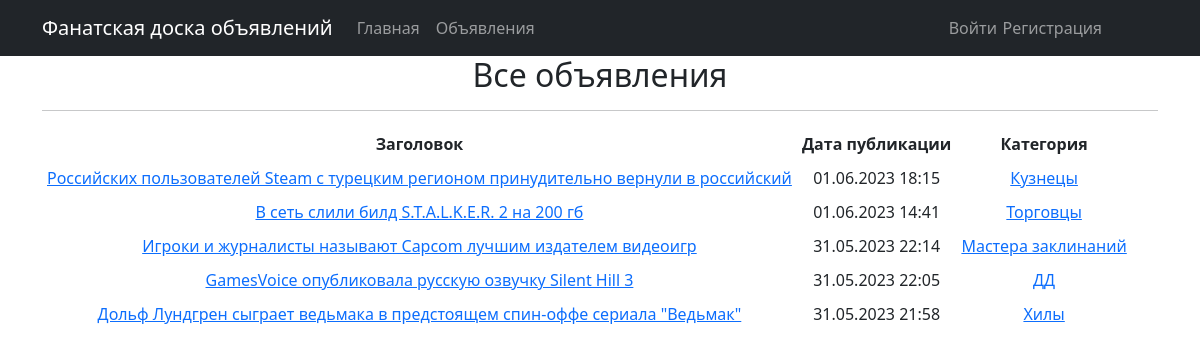
The page /ads/ on the database as committed earlier.
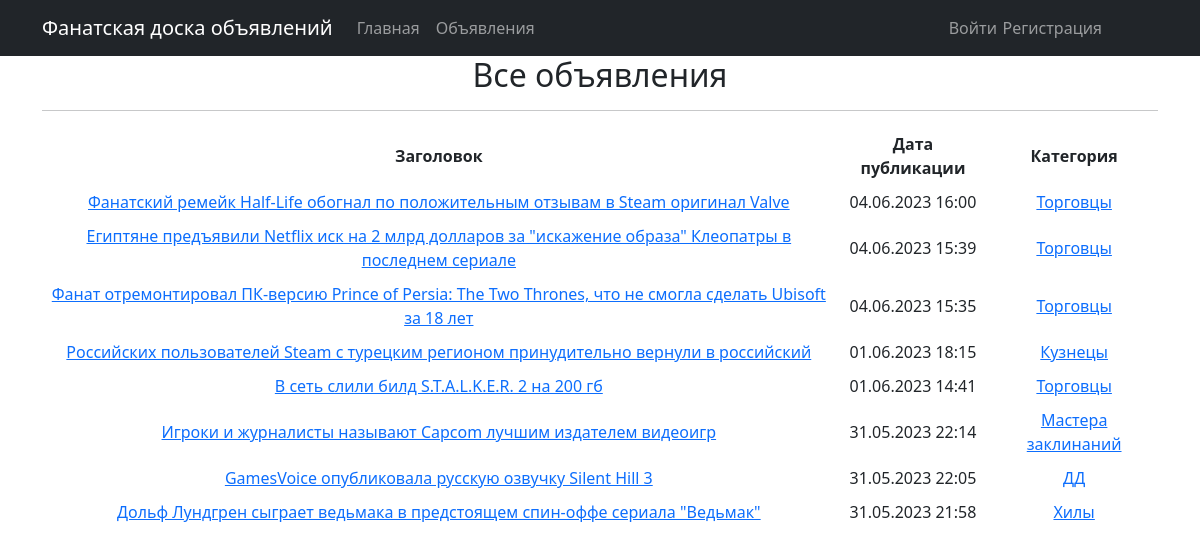
The same page on the database as committed later.
### ads/models.py (models this page shows, shortened)
class Advertisement(models.Model):
    headline = models.CharField(max_length=128)
    text = models.TextField()
    created_at = models.DateTimeField(auto_now_add=True)
    author = models.ForeignKey(User, on_delete=models.CASCADE)
    category = models.ForeignKey(Category, on_delete=models.CASCADE)

class Category(models.Model):
    name = models.CharField(max_length=20, unique=True)
    subscribers = models.ManyToManyField(User, blank=True, related_name='categories')
    def __str__(self):
        return self.name

### ads/views.py (the view)
# urls.py: path('', AdsListView.as_view(), name='ads_list'),
class AdsListView(ListView):
    model = Advertisement
    ordering = '-created_at'
    template_name = 'ads/ads_list.html'
    context_object_name = 'ads'
    paginate_by = 10

### templates/ads/ads_list.html (shortened to what this page needs)
{% extends 'default.html' %}
{% block content %}
    <h2>Все объявления</h2>
    <hr>
	{% if ads %}
		<table cellpadding="5">
			<tr>
				<th>Заголовок</th>
				<th>Дата публикации</th>
				<th>Категория</th>
			</tr>
			{% for adv in ads %}
				<tr>
					<td><a href="{% url 'adv_detail' pk=adv.pk %}">{{ adv.headline }}</a></td>
					<td>{{ adv.created_at|date:'d.m.Y H:i' }}</td>
					<td><a href="{% url 'category_list' pk=adv.category.pk %}">{{ adv.category }}</a></td>
				</tr>
			{% endfor %}
		</table>
	{% else %}
		<h2>Объявлений нет!</h2>
	{% endif %}
{% endblock content %}

### templates/default.html (shortened to what this page needs)
<!DOCTYPE html>
<html lang="en">
    <head>
        {% load static %}
        <link href="{% static 'css/styles.css' %}" rel="stylesheet" />
    </head>
    <body>
        <nav class="navbar navbar-expand-lg navbar-dark bg-dark static-top">
            <div class="container">
                <a class="navbar-brand" href="#">Фанатская доска объявлений</a>
                <div class="collapse navbar-collapse" id="navbarResponsive">
                    <ul class="navbar-nav ml-auto">
                        <li class="nav-item active">
                            <a class="nav-link" href="/">Главная</a>
                        </li>
                        <li class="nav-item">
                            <a class="nav-link" href="/ads/">Объявления</a>
                        </li>
                        {% if request.user.is_authenticated %}
                            <li class="nav-item">
                                    <a class="nav-link" href="/ads/create/">Добавить объявление</a>
                            </li>
                            <li class="nav-item">
                                <a class="nav-link" href="/ads/replies/">Отклики</a>
                            </li>
                            <li class="nav-item">
                                <a class="nav-link" href="#" style="position: absolute; right: 155px;">{{ request.user }}</a>
                            </li>
                            <li class="nav-item">
                                <a class="nav-link" href="/sign/logout" style="position: absolute; right: 90px;">Выйти</a>
                            </li>
                        {% else %}
                            <li class="nav-item">
                                <a class="nav-link" href="/sign/login" style="position: absolute; right: 195px;">Войти</a>
                            </li>
                            <li class="nav-item">
                                <a class="nav-link" href="/sign/signup" style="position: absolute; right: 90px;">Регистрация</a>
                            </li>
                        {% endif %}
                    </ul>
                </div>
            </div>
        </nav>
        <div class="container">
            <div class="row">
                <div class="col-lg-12 text-center">
                    {% block content %}{% endblock content %}
                </div>
            </div>
        </div>
    </body>
</html>

Rows that differ between the two databases and show on the page:
added Advertisement: headline "Фанатский ремейк Half-Life обогнал по положительным отзывам в Steam оригинал Valve", created_at "04.06.2023 16:00", category "Торговцы"
added Advertisement: headline "Египтяне предъявили Netflix иск на 2 млрд долларов за \"искажение образа\" Клеопатры в последнем сериале", created_at "04.06.2023 15:39", category "Торговцы"
added Advertisement: headline "Фанат отремонтировал ПК-версию Prince of Persia: The Two Thrones, что не смогла сделать Ubisoft за 18 лет", created_at "04.06.2023 15:35", category "Торговцы"
